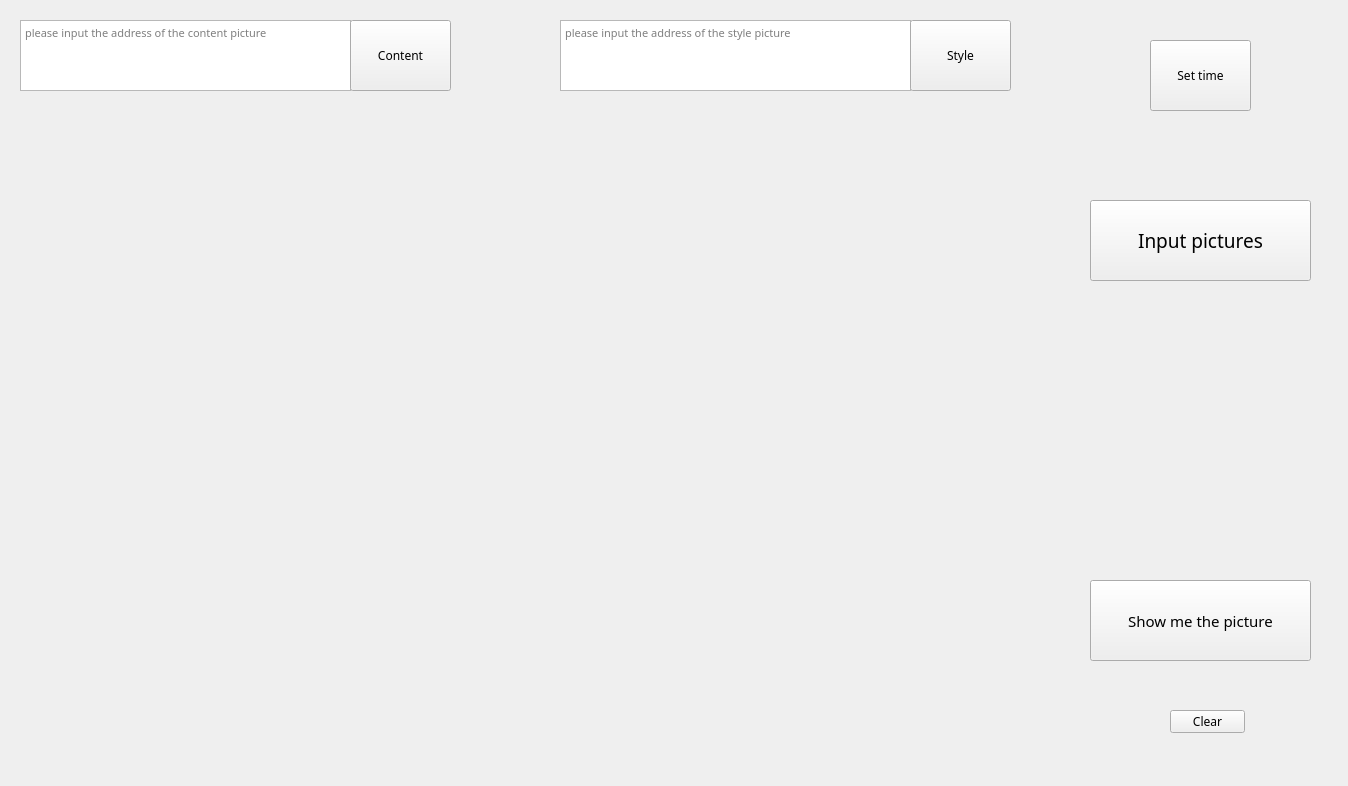
<?xml version="1.0" encoding="UTF-8"?>
<ui version="4.0">
 <class>Form</class>
 <widget class="QWidget" name="Form">
  <property name="windowModality">
   <enum>Qt::NonModal</enum>
  </property>
  <property name="geometry">
   <rect>
    <x>0</x>
    <y>0</y>
    <width>1348</width>
    <height>786</height>
   </rect>
  </property>
  <property name="sizePolicy">
   <sizepolicy hsizetype="Fixed" vsizetype="Fixed">
    <horstretch>20</horstretch>
    <verstretch>20</verstretch>
   </sizepolicy>
  </property>
  <property name="font">
   <font>
    <family>等线</family>
   </font>
  </property>
  <property name="cursor">
   <cursorShape>CrossCursor</cursorShape>
  </property>
  <property name="windowTitle">
   <string>FuckBug</string>
  </property>
  <property name="styleSheet">
   <string notr="true"/>
  </property>
  <widget class="QPlainTextEdit" name="address_content_img">
   <property name="geometry">
    <rect>
     <x>20</x>
     <y>20</y>
     <width>331</width>
     <height>71</height>
    </rect>
   </property>
   <property name="font">
    <font>
     <family>Simplex_IV50</family>
     <pointsize>8</pointsize>
    </font>
   </property>
   <property name="placeholderText">
    <string notr="true">please input the address of the content picture</string>
   </property>
  </widget>
  <widget class="QPushButton" name="show_picture">
   <property name="geometry">
    <rect>
     <x>1090</x>
     <y>200</y>
     <width>221</width>
     <height>81</height>
    </rect>
   </property>
   <property name="font">
    <font>
     <family>等线</family>
     <pointsize>14</pointsize>
    </font>
   </property>
   <property name="mouseTracking">
    <bool>false</bool>
   </property>
   <property name="autoFillBackground">
    <bool>false</bool>
   </property>
   <property name="text">
    <string>Input pictures</string>
   </property>
   <property name="autoDefault">
    <bool>false</bool>
   </property>
   <property name="default">
    <bool>false</bool>
   </property>
  </widget>
  <widget class="QPlainTextEdit" name="address_style_img">
   <property name="geometry">
    <rect>
     <x>560</x>
     <y>20</y>
     <width>351</width>
     <height>71</height>
    </rect>
   </property>
   <property name="font">
    <font>
     <family>Simplex_IV50</family>
     <pointsize>8</pointsize>
    </font>
   </property>
   <property name="cursorWidth">
    <number>1</number>
   </property>
   <property name="placeholderText">
    <string notr="true">please input the address of the style picture</string>
   </property>
  </widget>
  <widget class="QLabel" name="content_img">
   <property name="geometry">
    <rect>
     <x>20</x>
     <y>120</y>
     <width>431</width>
     <height>271</height>
    </rect>
   </property>
   <property name="sizePolicy">
    <sizepolicy hsizetype="Preferred" vsizetype="Preferred">
     <horstretch>20</horstretch>
     <verstretch>0</verstretch>
    </sizepolicy>
   </property>
   <property name="text">
    <string/>
   </property>
   <property name="textFormat">
    <enum>Qt::MarkdownText</enum>
   </property>
   <property name="pixmap">
    <pixmap>../ph/C.png</pixmap>
   </property>
   <property name="scaledContents">
    <bool>true</bool>
   </property>
   <property name="indent">
    <number>100</number>
   </property>
   <property name="openExternalLinks">
    <bool>false</bool>
   </property>
  </widget>
  <widget class="QLabel" name="style_img">
   <property name="geometry">
    <rect>
     <x>560</x>
     <y>120</y>
     <width>451</width>
     <height>271</height>
    </rect>
   </property>
   <property name="text">
    <string/>
   </property>
   <property name="textFormat">
    <enum>Qt::MarkdownText</enum>
   </property>
   <property name="pixmap">
    <pixmap>../ph/S.png</pixmap>
   </property>
   <property name="scaledContents">
    <bool>true</bool>
   </property>
   <property name="wordWrap">
    <bool>false</bool>
   </property>
   <property name="indent">
    <number>100</number>
   </property>
   <property name="openExternalLinks">
    <bool>false</bool>
   </property>
  </widget>
  <widget class="QLabel" name="result_img">
   <property name="geometry">
    <rect>
     <x>260</x>
     <y>470</y>
     <width>451</width>
     <height>271</height>
    </rect>
   </property>
   <property name="text">
    <string/>
   </property>
   <property name="textFormat">
    <enum>Qt::MarkdownText</enum>
   </property>
   <property name="pixmap">
    <pixmap>../ph/R.png</pixmap>
   </property>
   <property name="scaledContents">
    <bool>false</bool>
   </property>
   <property name="wordWrap">
    <bool>false</bool>
   </property>
   <property name="indent">
    <number>100</number>
   </property>
   <property name="openExternalLinks">
    <bool>false</bool>
   </property>
  </widget>
  <widget class="QPushButton" name="show_picture_2">
   <property name="geometry">
    <rect>
     <x>1090</x>
     <y>580</y>
     <width>221</width>
     <height>81</height>
    </rect>
   </property>
   <property name="font">
    <font>
     <family>等线</family>
     <pointsize>11</pointsize>
    </font>
   </property>
   <property name="text">
    <string>Show me the picture</string>
   </property>
  </widget>
  <widget class="QPushButton" name="set_time">
   <property name="geometry">
    <rect>
     <x>1150</x>
     <y>40</y>
     <width>101</width>
     <height>71</height>
    </rect>
   </property>
   <property name="font">
    <font>
     <family>Yu Gothic Light</family>
    </font>
   </property>
   <property name="styleSheet">
    <string notr="true"/>
   </property>
   <property name="text">
    <string>Set time</string>
   </property>
  </widget>
  <widget class="QPushButton" name="c_t_b">
   <property name="geometry">
    <rect>
     <x>350</x>
     <y>20</y>
     <width>101</width>
     <height>71</height>
    </rect>
   </property>
   <property name="text">
    <string>Content</string>
   </property>
  </widget>
  <widget class="QPushButton" name="s_t_b">
   <property name="geometry">
    <rect>
     <x>910</x>
     <y>20</y>
     <width>101</width>
     <height>71</height>
    </rect>
   </property>
   <property name="text">
    <string>Style</string>
   </property>
  </widget>
  <widget class="QPushButton" name="Clear">
   <property name="geometry">
    <rect>
     <x>1170</x>
     <y>710</y>
     <width>75</width>
     <height>23</height>
    </rect>
   </property>
   <property name="text">
    <string>Clear</string>
   </property>
  </widget>
 </widget>
 <resources/>
 <connections/>
</ui>
